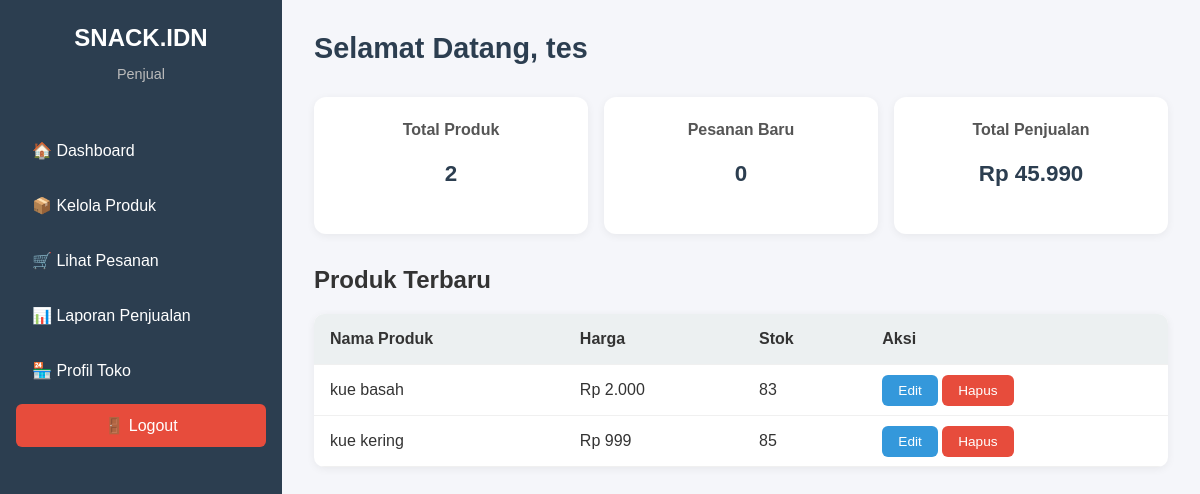
/public/seller/dashboard.php (signed in), run on the app's committed database.
### tables this page shows
CREATE TABLE `product` (
  `id` varchar(36) NOT NULL,
  `seller_id` varchar(36) NOT NULL,
  `category_id` int(11) DEFAULT NULL,
  `name` varchar(255) NOT NULL,
  `description` text DEFAULT NULL,
  `price` decimal(10,2) NOT NULL,
  `stock` int(11) NOT NULL,
  `image_url` text DEFAULT NULL,
  `created_at` datetime DEFAULT current_timestamp()
);

### public/seller/dashboard.php (the view, shortened to what this page needs)
<?php
require_once __DIR__ . '/../../config/database.php';
$seller_id = $_SESSION['user']['id'];
$stmtProducts = $conn->prepare("SELECT id, name, price, stock FROM product WHERE seller_id = ?");
$stmtProducts->bind_param("i", $seller_id);
$stmtProducts->execute();
$products = $stmtProducts->get_result();
$stmtOrders = $conn->prepare("
    SELECT COUNT(DISTINCT t.id) as total
    FROM transaction t
    JOIN order_item oi ON t.id = oi.transaction_id
    JOIN product p ON oi.product_id = p.id
    WHERE p.seller_id = ? AND t.status = 'pending'
");
$stmtOrders->bind_param("i", $seller_id);
$stmtOrders->execute();
$newOrders = $stmtOrders->get_result()->fetch_assoc()['total'] ?? 0;
$stmtSales = $conn->prepare("
    SELECT SUM(oi.price_at_purchase * oi.quantity) as total
    FROM transaction t
    JOIN order_item oi ON t.id = oi.transaction_id
    JOIN product p ON oi.product_id = p.id
    WHERE p.seller_id = ? AND t.status = 'selesai'
");
$stmtSales->bind_param("i", $seller_id);
$stmtSales->execute();
$totalSales = $stmtSales->get_result()->fetch_assoc()['total'] ?? 0;
?>
<!DOCTYPE html>
<html lang="id">
<head>
  <link rel="stylesheet" href="assets/css/dashboard.css">
  <link rel="stylesheet" href="assets/css/base.css">
</head>
<body>
  <div class="dashboard-container">
    <?php include __DIR__ . '/sidebar.php'; ?>
    <main class="main-content">
      <header class="main-header">
        <h1>Selamat Datang, <?= htmlspecialchars($_SESSION['user']['name']) ?></h1>
      </header>
      <section class="cards">
        <div class="card">
          <h3>Total Produk</h3>
          <p><?= $products->num_rows ?></p>
        </div>
        <div class="card">
          <h3>Pesanan Baru</h3>
          <p><?= $newOrders ?></p>
        </div>
        <div class="card">
          <h3>Total Penjualan</h3>
          <p>Rp <?= number_format($totalSales, 0, ',', '.') ?></p>
        </div>
      </section>
      <section class="product-list">
        <h2>Produk Terbaru</h2>
        <table>
          <thead>
            <tr>
              <th>Nama Produk</th>
              <th>Harga</th>
              <th>Stok</th>
              <th>Aksi</th>
            </tr>
          </thead>
          <tbody>
            <?php while ($row = $products->fetch_assoc()): ?>
              <tr>
                <td><?= htmlspecialchars($row['name']) ?></td>
                <td>Rp <?= number_format($row['price'], 0, ',', '.') ?></td>
                <td><?= (int)$row['stock'] ?></td>
                <td>
                  <a href="products.php?action=edit&id=<?= $row['id'] ?>" class="btn-edit">Edit</a>
                  <a href="products.php?action=delete&id=<?= $row['id'] ?>" class="btn-delete">Hapus</a>
                </td>
              </tr>
            <?php endwhile; ?>
          </tbody>
        </table>
      </section>
    </main>
  </div>
</body>
</html>

### public/seller/assets/css/dashboard.css (style rules this page uses)
.main-content { flex: 1; padding: 2rem; }
.main-header h1 { margin: 0 0 2rem 0; font-size: 1.8rem; color: #2c3e50; }
.cards { display: flex; gap: 1rem; margin-bottom: 2rem; flex-wrap: wrap; }
.card { background: #fff; padding: 1.5rem; flex: 1; min-width: 220px; border-radius: 12px; box-shadow: 0 2px 8px rgba(0,0,0,0.06); text-align: center; transition: transform 0.2s ease, box-shadow 0.2s ease; }
.card h3 { margin: 0 0 0.5rem 0; font-size: 1rem; color: #555; }
.card p { font-size: 1.4rem; font-weight: 700; color: #2c3e50; }
.product-list table { width: 100%; border-collapse: collapse; background: #fff; border-radius: 10px; overflow: hidden; box-shadow: 0 2px 8px rgba(0,0,0,0.06); }
.product-list th, .product-list td { padding: 1rem; text-align: left; border-bottom: 1px solid #f0f0f0; }
.product-list th { background: #ecf0f1; font-weight: 600; color: #333; }
.btn-edit, .btn-delete { padding: 0.5rem 1rem; border-radius: 6px; border-color: #ecf0f1; text-decoration: none; font-size: 0.85rem; color: #fff; font-weight: 500; transition: background 0.2s ease; }
.btn-edit { background: #3498db; }
.btn-delete { background: #e74c3c; }

### public/seller/assets/css/base.css (style rules this page uses)
body { margin: 0; font-family: 'Poppins', sans-serif; background: #f5f6fa; color: #333; }
.dashboard-container { display: flex; min-height: 100vh; }

### data on the page
product: name "kue basah", price "2.000", stock "83"
product: name "kue kering", price "999", stock "85"

### other printed values
$_SESSION['user']['name'] "tes"
$products->num_rows "2"
$newOrders "0"
$totalSales "45.990"
